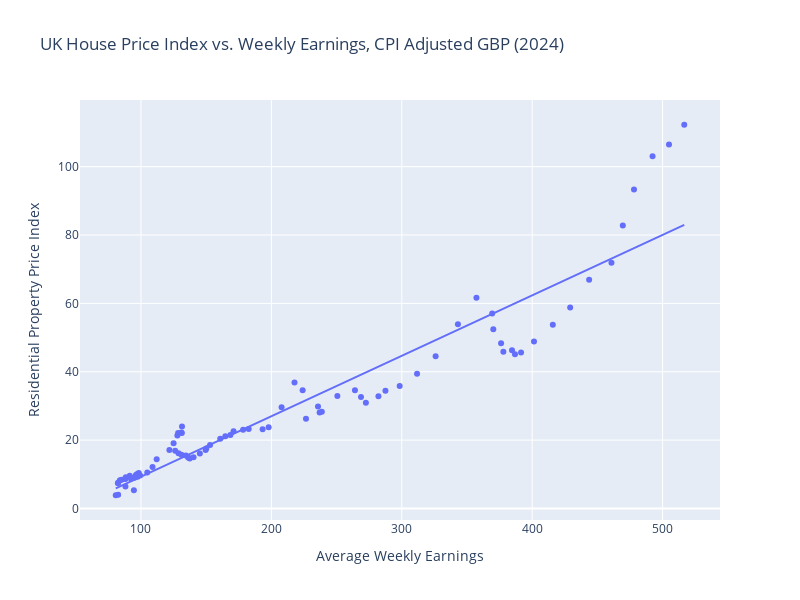

This figure's notebook cell:
### Code cell
import seaborn as sns

fig = px.scatter(df,x='real_wages_gbp',y='real_prop_gbp',
              labels={
                  'real_wages_gbp':'Average Weekly Earnings',
                  'real_prop_gbp':'Residential Property Price Index'
              },
              width=800, height=600, trendline="ols",
              title='UK House Price Index vs. Weekly Earnings, CPI Adjusted GBP (2024)')

fig.update_layout(legend=dict(
    title='Region',
    yanchor="top",
    y=0.99,
    xanchor="left",
    x=0.01
))

fig.show()
